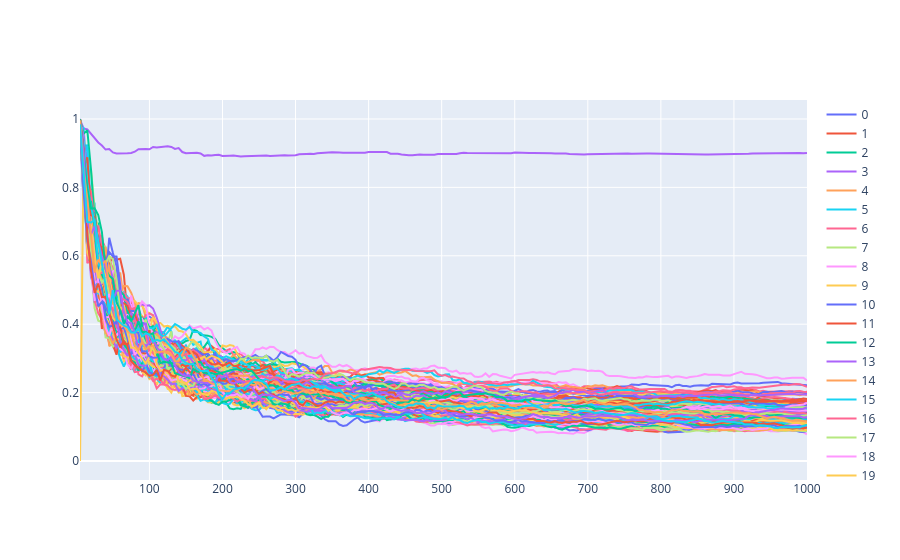

This figure's notebook cell:
### Code cell
def selection_function(value, guess):
    return lascar.hamming(lascar.tools.aes.sbox[value["input"][2] ^ guess])


trace = lascar.TraceBatchContainer(data["trace"], data)
engine = lascar.CpaEngine(
    name="cpa",
    selection_function=selection_function,
    guess_range=range(256),
)

session = lascar.Session(
    trace,
    engine=engine,
    output_method=EvolutionOutputMethod(engine),
    output_steps=range(0, len(data), 5),
    progressbar=False,
)
session.run(batch_size="auto")

### Figure 1 — Plotly figure (JSON) as saved in the notebook; plotly's stock layout.template omitted (floating-point values rounded to 4 significant figures; data arrays with more than 128 entries replaced by an {"elided": "..."} marker saying what was removed)
{"data": [{"name": "0", "type": "scatter", "x": {"elided": "200 int values"}, "y": {"elided": "200 float values"}}, {"name": "1", "type": "scatter", "x": {"elided": "200 int values"}, "y": {"elided": "200 float values"}}, {"name": "2", "type": "scatter", "x": {"elided": "200 int values"}, "y": {"elided": "200 float values"}}, {"name": "3", "type": "scatter", "x": {"elided": "200 int values"}, "y": {"elided": "200 float values"}}, {"name": "4", "type": "scatter", "x": {"elided": "200 int values"}, "y": {"elided": "200 float values"}}, {"name": "5", "type": "scatter", "x": {"elided": "200 int values"}, "y": {"elided": "200 float values"}}, {"name": "6", "type": "scatter", "x": {"elided": "200 int values"}, "y": {"elided": "200 float values"}}, {"name": "7", "type": "scatter", "x": {"elided": "200 int values"}, "y": {"elided": "200 float values"}}, {"name": "8", "type": "scatter", "x": {"elided": "200 int values"}, "y": {"elided": "200 float values"}}, {"name": "9", "type": "scatter", "x": {"elided": "200 int values"}, "y": {"elided": "200 float values"}}, {"name": "10", "type": "scatter", "x": {"elided": "200 int values"}, "y": {"elided": "200 float values"}}, {"name": "11", "type": "scatter", "x": {"elided": "200 int values"}, "y": {"elided": "200 float values"}}, {"name": "12", "type": "scatter", "x": {"elided": "200 int values"}, "y": {"elided": "200 float values"}}, {"name": "13", "type": "scatter", "x": {"elided": "200 int values"}, "y": {"elided": "200 float values"}}, {"name": "14", "type": "scatter", "x": {"elided": "200 int values"}, "y": {"elided": "200 float values"}}, {"name": "15", "type": "scatter", "x": {"elided": "200 int values"}, "y": {"elided": "200 float values"}}, {"name": "16", "type": "scatter", "x": {"elided": "200 int values"}, "y": {"elided": "200 float values"}}, {"name": "17", "type": "scatter", "x": {"elided": "200 int values"}, "y": {"elided": "200 float values"}}, {"name": "18", "type": "scatter", "x": {"elided": "200 int values"}, "y": {"elided": "200 float values"}}, {"name": "19", "type": "scatter", "x": {"elided": "200 int values"}, "y": {"elided": "200 float values"}}, {"name": "20", "type": "scatter", "x": {"elided": "200 int values"}, "y": {"elided": "200 float values"}}, {"name": "21", "type": "scatter", "x": {"elided": "200 int values"}, "y": {"elided": "200 float values"}}, {"name": "22", "type": "scatter", "x": {"elided": "200 int values"}, "y": {"elided": "200 float values"}}, {"name": "23", "type": "scatter", "x": {"elided": "200 int values"}, "y": {"elided": "200 float values"}}, {"name": "24", "type": "scatter", "x": {"elided": "200 int values"}, "y": {"elided": "200 float values"}}, {"name": "25", "type": "scatter", "x": {"elided": "200 int values"}, "y": {"elided": "200 float values"}}, {"name": "26", "type": "scatter", "x": {"elided": "200 int values"}, "y": {"elided": "200 float values"}}, {"name": "27", "type": "scatter", "x": {"elided": "200 int values"}, "y": {"elided": "200 float values"}}, {"name": "28", "type": "scatter", "x": {"elided": "200 int values"}, "y": {"elided": "200 float values"}}, {"name": "29", "type": "scatter", "x": {"elided": "200 int values"}, "y": {"elided": "200 float values"}}, {"name": "30", "type": "scatter", "x": {"elided": "200 int values"}, "y": {"elided": "200 float values"}}, {"name": "31", "type": "scatter", "x": {"elided": "200 int values"}, "y": {"elided": "200 float values"}}, {"name": "32", "type": "scatter", "x": {"elided": "200 int values"}, "y": {"elided": "200 float values"}}, {"name": "33", "type": "scatter", "x": {"elided": "200 int values"}, "y": {"elided": "200 float values"}}, {"name": "34", "type": "scatter", "x": {"elided": "200 int values"}, "y": {"elided": "200 float values"}}, {"name": "35", "type": "scatter", "x": {"elided": "200 int values"}, "y": {"elided": "200 float values"}}, {"name": "36", "type": "scatter", "x": {"elided": "200 int values"}, "y": {"elided": "200 float values"}}, {"name": "37", "type": "scatter", "x": {"elided": "200 int values"}, "y": {"elided": "200 float values"}}, {"name": "38", "type": "scatter", "x": {"elided": "200 int values"}, "y": {"elided": "200 float values"}}, {"name": "39", "type": "scatter", "x": {"elided": "200 int values"}, "y": {"elided": "200 float values"}}, {"name": "40", "type": "scatter", "x": {"elided": "200 int values"}, "y": {"elided": "200 float values"}}, {"name": "41", "type": "scatter", "x": {"elided": "200 int values"}, "y": {"elided": "200 float values"}}, {"name": "42", "type": "scatter", "x": {"elided": "200 int values"}, "y": {"elided": "200 float values"}}, {"name": "43", "type": "scatter", "x": {"elided": "200 int values"}, "y": {"elided": "200 float values"}}, {"name": "44", "type": "scatter", "x": {"elided": "200 int values"}, "y": {"elided": "200 float values"}}, {"name": "45", "type": "scatter", "x": {"elided": "200 int values"}, "y": {"elided": "200 float values"}}, {"name": "46", "type": "scatter", "x": {"elided": "200 int values"}, "y": {"elided": "200 float values"}}, {"name": "47", "type": "scatter", "x": {"elided": "200 int values"}, "y": {"elided": "200 float values"}}, {"name": "48", "type": "scatter", "x": {"elided": "200 int values"}, "y": {"elided": "200 float values"}}, {"name": "49", "type": "scatter", "x": {"elided": "200 int values"}, "y": {"elided": "200 float values"}}, {"name": "50", "type": "scatter", "x": {"elided": "200 int values"}, "y": {"elided": "200 float values"}}, {"name": "51", "type": "scatter", "x": {"elided": "200 int values"}, "y": {"elided": "200 float values"}}, {"name": "52", "type": "scatter", "x": {"elided": "200 int values"}, "y": {"elided": "200 float values"}}, {"name": "53", "type": "scatter", "x": {"elided": "200 int values"}, "y": {"elided": "200 float values"}}, {"name": "54", "type": "scatter", "x": {"elided": "200 int values"}, "y": {"elided": "200 float values"}}, {"name": "55", "type": "scatter", "x": {"elided": "200 int values"}, "y": {"elided": "200 float values"}}, {"name": "56", "type": "scatter", "x": {"elided": "200 int values"}, "y": {"elided": "200 float values"}}, {"name": "57", "type": "scatter", "x": {"elided": "200 int values"}, "y": {"elided": "200 float values"}}, {"name": "58", "type": "scatter", "x": {"elided": "200 int values"}, "y": {"elided": "200 float values"}}, {"name": "59", "type": "scatter", "x": {"elided": "200 int values"}, "y": {"elided": "200 float values"}}, {"name": "60", "type": "scatter", "x": {"elided": "200 int values"}, "y": {"elided": "200 float values"}}, {"name": "61", "type": "scatter", "x": {"elided": "200 int values"}, "y": {"elided": "200 float values"}}, {"name": "62", "type": "scatter", "x": {"elided": "200 int values"}, "y": {"elided": "200 float values"}}, {"name": "63", "type": "scatter", "x": {"elided": "200 int values"}, "y": {"elided": "200 float values"}}, {"name": "64", "type": "scatter", "x": {"elided": "200 int values"}, "y": {"elided": "200 float values"}}, {"name": "65", "type": "scatter", "x": {"elided": "200 int values"}, "y": {"elided": "200 float values"}}, {"name": "66", "type": "scatter", "x": {"elided": "200 int values"}, "y": {"elided": "200 float values"}}, {"name": "67", "type": "scatter", "x": {"elided": "200 int values"}, "y": {"elided": "200 float values"}}, {"name": "68", "type": "scatter", "x": {"elided": "200 int values"}, "y": {"elided": "200 float values"}}, {"name": "69", "type": "scatter", "x": {"elided": "200 int values"}, "y": {"elided": "200 float values"}}, {"name": "70", "type": "scatter", "x": {"elided": "200 int values"}, "y": {"elided": "200 float values"}}, {"name": "71", "type": "scatter", "x": {"elided": "200 int values"}, "y": {"elided": "200 float values"}}, {"name": "72", "type": "scatter", "x": {"elided": "200 int values"}, "y": {"elided": "200 float values"}}, {"name": "73", "type": "scatter", "x": {"elided": "200 int values"}, "y": {"elided": "200 float values"}}, {"name": "74", "type": "scatter", "x": {"elided": "200 int values"}, "y": {"elided": "200 float values"}}, {"name": "75", "type": "scatter", "x": {"elided": "200 int values"}, "y": {"elided": "200 float values"}}, {"name": "76", "type": "scatter", "x": {"elided": "200 int values"}, "y": {"elided": "200 float values"}}, {"name": "77", "type": "scatter", "x": {"elided": "200 int values"}, "y": {"elided": "200 float values"}}, {"name": "78", "type": "scatter", "x": {"elided": "200 int values"}, "y": {"elided": "200 float values"}}, {"name": "79", "type": "scatter", "x": {"elided": "200 int values"}, "y": {"elided": "200 float values"}}, {"name": "80", "type": "scatter", "x": {"elided": "200 int values"}, "y": {"elided": "200 float values"}}, {"name": "81", "type": "scatter", "x": {"elided": "200 int values"}, "y": {"elided": "200 float values"}}, {"name": "82", "type": "scatter", "x": {"elided": "200 int values"}, "y": {"elided": "200 float values"}}, {"name": "83", "type": "scatter", "x": {"elided": "200 int values"}, "y": {"elided": "200 float values"}}, {"name": "84", "type": "scatter", "x": {"elided": "200 int values"}, "y": {"elided": "200 float values"}}, {"name": "85", "type": "scatter", "x": {"elided": "200 int values"}, "y": {"elided": "200 float values"}}, {"name": "86", "type": "scatter", "x": {"elided": "200 int values"}, "y": {"elided": "200 float values"}}, {"name": "87", "type": "scatter", "x": {"elided": "200 int values"}, "y": {"elided": "200 float values"}}, {"name": "88", "type": "scatter", "x": {"elided": "200 int values"}, "y": {"elided": "200 float values"}}, {"name": "89", "type": "scatter", "x": {"elided": "200 int values"}, "y": {"elided": "200 float values"}}, {"name": "90", "type": "scatter", "x": {"elided": "200 int values"}, "y": {"elided": "200 float values"}}, {"name": "91", "type": "scatter", "x": {"elided": "200 int values"}, "y": {"elided": "200 float values"}}, {"name": "92", "type": "scatter", "x": {"elided": "200 int values"}, "y": {"elided": "200 float values"}}, {"name": "93", "type": "scatter", "x": {"elided": "200 int values"}, "y": {"elided": "200 float values"}}, {"name": "94", "type": "scatter", "x": {"elided": "200 int values"}, "y": {"elided": "200 float values"}}, {"name": "95", "type": "scatter", "x": {"elided": "200 int values"}, "y": {"elided": "200 float values"}}, {"name": "96", "type": "scatter", "x": {"elided": "200 int values"}, "y": {"elided": "200 float values"}}, {"name": "97", "type": "scatter", "x": {"elided": "200 int values"}, "y": {"elided": "200 float values"}}, {"name": "98", "type": "scatter", "x": {"elided": "200 int values"}, "y": {"elided": "200 float values"}}, {"name": "99", "type": "scatter", "x": {"elided": "200 int values"}, "y": {"elided": "200 float values"}}, {"name": "100", "type": "scatter", "x": {"elided": "200 int values"}, "y": {"elided": "200 float values"}}, {"name": "101", "type": "scatter", "x": {"elided": "200 int values"}, "y": {"elided": "200 float values"}}, {"name": "102", "type": "scatter", "x": {"elided": "200 int values"}, "y": {"elided": "200 float values"}}, {"name": "103", "type": "scatter", "x": {"elided": "200 int values"}, "y": {"elided": "200 float values"}}, {"name": "104", "type": "scatter", "x": {"elided": "200 int values"}, "y": {"elided": "200 float values"}}, {"name": "105", "type": "scatter", "x": {"elided": "200 int values"}, "y": {"elided": "200 float values"}}, {"name": "106", "type": "scatter", "x": {"elided": "200 int values"}, "y": {"elided": "200 float values"}}, {"name": "107", "type": "scatter", "x": {"elided": "200 int values"}, "y": {"elided": "200 float values"}}, {"name": "108", "type": "scatter", "x": {"elided": "200 int values"}, "y": {"elided": "200 float values"}}, {"name": "109", "type": "scatter", "x": {"elided": "200 int values"}, "y": {"elided": "200 float values"}}, {"name": "110", "type": "scatter", "x": {"elided": "200 int values"}, "y": {"elided": "200 float values"}}, {"name": "111", "type": "scatter", "x": {"elided": "200 int values"}, "y": {"elided": "200 float values"}}, {"name": "112", "type": "scatter", "x": {"elided": "200 int values"}, "y": {"elided": "200 float values"}}, {"name": "113", "type": "scatter", "x": {"elided": "200 int values"}, "y": {"elided": "200 float values"}}, {"name": "114", "type": "scatter", "x": {"elided": "200 int values"}, "y": {"elided": "200 float values"}}, {"name": "115", "type": "scatter", "x": {"elided": "200 int values"}, "y": {"elided": "200 float values"}}, {"name": "116", "type": "scatter", "x": {"elided": "200 int values"}, "y": {"elided": "200 float values"}}, {"name": "117", "type": "scatter", "x": {"elided": "200 int values"}, "y": {"elided": "200 float values"}}, {"name": "118", "type": "scatter", "x": {"elided": "200 int values"}, "y": {"elided": "200 float values"}}, {"name": "119", "type": "scatter", "x": {"elided": "200 int values"}, "y": {"elided": "200 float values"}}, {"name": "120", "type": "scatter", "x": {"elided": "200 int values"}, "y": {"elided": "200 float values"}}, {"name": "121", "type": "scatter", "x": {"elided": "200 int values"}, "y": {"elided": "200 float values"}}, {"name": "122", "type": "scatter", "x": {"elided": "200 int values"}, "y": {"elided": "200 float values"}}, {"name": "123", "type": "scatter", "x": {"elided": "200 int values"}, "y": {"elided": "200 float values"}}, {"name": "124", "type": "scatter", "x": {"elided": "200 int values"}, "y": {"elided": "200 float values"}}, {"name": "125", "type": "scatter", "x": {"elided": "200 int values"}, "y": {"elided": "200 float values"}}, {"name": "126", "type": "scatter", "x": {"elided": "200 int values"}, "y": {"elided": "200 float values"}}, {"name": "127", "type": "scatter", "x": {"elided": "200 int values"}, "y": {"elided": "200 float values"}}, {"name": "128", "type": "scatter", "x": {"elided": "200 int values"}, "y": {"elided": "200 float values"}}, {"name": "129", "type": "scatter", "x": {"elided": "200 int values"}, "y": {"elided": "200 float values"}}, {"name": "130", "type": "scatter", "x": {"elided": "200 int values"}, "y": {"elided": "200 float values"}}, {"name": "131", "type": "scatter", "x": {"elided": "200 int values"}, "y": {"elided": "200 float values"}}, {"name": "132", "type": "scatter", "x": {"elided": "200 int values"}, "y": {"elided": "200 float values"}}, {"name": "133", "type": "scatter", "x": {"elided": "200 int values"}, "y": {"elided": "200 float values"}}, {"name": "134", "type": "scatter", "x": {"elided": "200 int values"}, "y": {"elided": "200 float values"}}, {"name": "135", "type": "scatter", "x": {"elided": "200 int values"}, "y": {"elided": "200 float values"}}, {"name": "136", "type": "scatter", "x": {"elided": "200 int values"}, "y": {"elided": "200 float values"}}, {"name": "137", "type": "scatter", "x": {"elided": "200 int values"}, "y": {"elided": "200 float values"}}, {"name": "138", "type": "scatter", "x": {"elided": "200 int values"}, "y": {"elided": "200 float values"}}, {"name": "139", "type": "scatter", "x": {"elided": "200 int values"}, "y": {"elided": "200 float values"}}, {"name": "140", "type": "scatter", "x": {"elided": "200 int values"}, "y": {"elided": "200 float values"}}, {"name": "141", "type": "scatter", "x": {"elided": "200 int values"}, "y": {"elided": "200 float values"}}, {"name": "142", "type": "scatter", "x": {"elided": "200 int values"}, "y": {"elided": "200 float values"}}, {"name": "143", "type": "scatter", "x": {"elided": "200 int values"}, "y": {"elided": "200 float values"}}, {"name": "144", "type": "scatter", "x": {"elided": "200 int values"}, "y": {"elided": "200 float values"}}, {"name": "145", "type": "scatter", "x": {"elided": "200 int values"}, "y": {"elided": "200 float values"}}, {"name": "146", "type": "scatter", "x": {"elided": "200 int values"}, "y": {"elided": "200 float values"}}, {"name": "147", "type": "scatter", "x": {"elided": "200 int values"}, "y": {"elided": "200 float values"}}, {"name": "148", "type": "scatter", "x": {"elided": "200 int values"}, "y": {"elided": "200 float values"}}, {"name": "149", "type": "scatter", "x": {"elided": "200 int values"}, "y": {"elided": "200 float values"}}, {"name": "150", "type": "scatter", "x": {"elided": "200 int values"}, "y": {"elided": "200 float values"}}, {"name": "151", "type": "scatter", "x": {"elided": "200 int values"}, "y": {"elided": "200 float values"}}, {"name": "152", "type": "scatter", "x": {"elided": "200 int values"}, "y": {"elided": "200 float values"}}, {"name": "153", "type": "scatter", "x": {"elided": "200 int values"}, "y": {"elided": "200 float values"}}, {"name": "154", "type": "scatter", "x": {"elided": "200 int values"}, "y": {"elided": "200 float values"}}, {"name": "155", "type": "scatter", "x": {"elided": "200 int values"}, "y": {"elided": "200 float values"}}, {"name": "156", "type": "scatter", "x": {"elided": "200 int values"}, "y": {"elided": "200 float values"}}, {"name": "157", "type": "scatter", "x": {"elided": "200 int values"}, "y": {"elided": "200 float values"}}, {"name": "158", "type": "scatter", "x": {"elided": "200 int values"}, "y": {"elided": "200 float values"}}, {"name": "159", "type": "scatter", "x": {"elided": "200 int values"}, "y": {"elided": "200 float values"}}, {"name": "160", "type": "scatter", "x": {"elided": "200 int values"}, "y": {"elided": "200 float values"}}, {"name": "161", "type": "scatter", "x": {"elided": "200 int values"}, "y": {"elided": "200 float values"}}, {"name": "162", "type": "scatter", "x": {"elided": "200 int values"}, "y": {"elided": "200 float values"}}, {"name": "163", "type": "scatter", "x": {"elided": "200 int values"}, "y": {"elided": "200 float values"}}, {"name": "164", "type": "scatter", "x": {"elided": "200 int values"}, "y": {"elided": "200 float values"}}, {"name": "165", "type": "scatter", "x": {"elided": "200 int values"}, "y": {"elided": "200 float values"}}, {"name": "166", "type": "scatter", "x": {"elided": "200 int values"}, "y": {"elided": "200 float values"}}, {"name": "167", "type": "scatter", "x": {"elided": "200 int values"}, "y": {"elided": "200 float values"}}, {"name": "168", "type": "scatter", "x": {"elided": "200 int values"}, "y": {"elided": "200 float values"}}, {"name": "169", "type": "scatter", "x": {"elided": "200 int values"}, "y": {"elided": "200 float values"}}, {"name": "170", "type": "scatter", "x": {"elided": "200 int values"}, "y": {"elided": "200 float values"}}, {"name": "171", "type": "scatter", "x": {"elided": "200 int values"}, "y": {"elided": "200 float values"}}, {"name": "172", "type": "scatter", "x": {"elided": "200 int values"}, "y": {"elided": "200 float values"}}, {"name": "173", "type": "scatter", "x": {"elided": "200 int values"}, "y": {"elided": "200 float values"}}, {"name": "174", "type": "scatter", "x": {"elided": "200 int values"}, "y": {"elided": "200 float values"}}, {"name": "175", "type": "scatter", "x": {"elided": "200 int values"}, "y": {"elided": "200 float values"}}, {"name": "176", "type": "scatter", "x": {"elided": "200 int values"}, "y": {"elided": "200 float values"}}, {"name": "177", "type": "scatter", "x": {"elided": "200 int values"}, "y": {"elided": "200 float values"}}, {"name": "178", "type": "scatter", "x": {"elided": "200 int values"}, "y": {"elided": "200 float values"}}, {"name": "179", "type": "scatter", "x": {"elided": "200 int values"}, "y": {"elided": "200 float values"}}, {"name": "180", "type": "scatter", "x": {"elided": "200 int values"}, "y": {"elided": "200 float values"}}, {"name": "181", "type": "scatter", "x": {"elided": "200 int values"}, "y": {"elided": "200 float values"}}, {"name": "182", "type": "scatter", "x": {"elided": "200 int values"}, "y": {"elided": "200 float values"}}, {"name": "183", "type": "scatter", "x": {"elided": "200 int values"}, "y": {"elided": "200 float values"}}, {"name": "184", "type": "scatter", "x": {"elided": "200 int values"}, "y": {"elided": "200 float values"}}, {"name": "185", "type": "scatter", "x": {"elided": "200 int values"}, "y": {"elided": "200 float values"}}, {"name": "186", "type": "scatter", "x": {"elided": "200 int values"}, "y": {"elided": "200 float values"}}, {"name": "187", "type": "scatter", "x": {"elided": "200 int values"}, "y": {"elided": "200 float values"}}, {"name": "188", "type": "scatter", "x": {"elided": "200 int values"}, "y": {"elided": "200 float values"}}, {"name": "189", "type": "scatter", "x": {"elided": "200 int values"}, "y": {"elided": "200 float values"}}, {"name": "190", "type": "scatter", "x": {"elided": "200 int values"}, "y": {"elided": "200 float values"}}, {"name": "191", "type": "scatter", "x": {"elided": "200 int values"}, "y": {"elided": "200 float values"}}, {"name": "192", "type": "scatter", "x": {"elided": "200 int values"}, "y": {"elided": "200 float values"}}, {"name": "193", "type": "scatter", "x": {"elided": "200 int values"}, "y": {"elided": "200 float values"}}, {"name": "194", "type": "scatter", "x": {"elided": "200 int values"}, "y": {"elided": "200 float values"}}, {"name": "195", "type": "scatter", "x": {"elided": "200 int values"}, "y": {"elided": "200 float values"}}, {"name": "196", "type": "scatter", "x": {"elided": "200 int values"}, "y": {"elided": "200 float values"}}, {"name": "197", "type": "scatter", "x": {"elided": "200 int values"}, "y": {"elided": "200 float values"}}, {"name": "198", "type": "scatter", "x": {"elided": "200 int values"}, "y": {"elided": "200 float values"}}, {"name": "199", "type": "scatter", "x": {"elided": "200 int values"}, "y": {"elided": "200 float values"}}, {"name": "200", "type": "scatter", "x": {"elided": "200 int values"}, "y": {"elided": "200 float values"}}, {"name": "201", "type": "scatter", "x": {"elided": "200 int values"}, "y": {"elided": "200 float values"}}, {"name": "202", "type": "scatter", "x": {"elided": "200 int values"}, "y": {"elided": "200 float values"}}, {"name": "203", "type": "scatter", "x": {"elided": "200 int values"}, "y": {"elided": "200 float values"}}, {"name": "204", "type": "scatter", "x": {"elided": "200 int values"}, "y": {"elided": "200 float values"}}, {"name": "205", "type": "scatter", "x": {"elided": "200 int values"}, "y": {"elided": "200 float values"}}, {"name": "206", "type": "scatter", "x": {"elided": "200 int values"}, "y": {"elided": "200 float values"}}, {"name": "207", "type": "scatter", "x": {"elided": "200 int values"}, "y": {"elided": "200 float values"}}, {"name": "208", "type": "scatter", "x": {"elided": "200 int values"}, "y": {"elided": "200 float values"}}, {"name": "209", "type": "scatter", "x": {"elided": "200 int values"}, "y": {"elided": "200 float values"}}, {"name": "210", "type": "scatter", "x": {"elided": "200 int values"}, "y": {"elided": "200 float values"}}, {"name": "211", "type": "scatter", "x": {"elided": "200 int values"}, "y": {"elided": "200 float values"}}, {"name": "212", "type": "scatter", "x": {"elided": "200 int values"}, "y": {"elided": "200 float values"}}, {"name": "213", "type": "scatter", "x": {"elided": "200 int values"}, "y": {"elided": "200 float values"}}, {"name": "214", "type": "scatter", "x": {"elided": "200 int values"}, "y": {"elided": "200 float values"}}, {"name": "215", "type": "scatter", "x": {"elided": "200 int values"}, "y": {"elided": "200 float values"}}, {"name": "216", "type": "scatter", "x": {"elided": "200 int values"}, "y": {"elided": "200 float values"}}, {"name": "217", "type": "scatter", "x": {"elided": "200 int values"}, "y": {"elided": "200 float values"}}, {"name": "218", "type": "scatter", "x": {"elided": "200 int values"}, "y": {"elided": "200 float values"}}, {"name": "219", "type": "scatter", "x": {"elided": "200 int values"}, "y": {"elided": "200 float values"}}, {"name": "220", "type": "scatter", "x": {"elided": "200 int values"}, "y": {"elided": "200 float values"}}, {"name": "221", "type": "scatter", "x": {"elided": "200 int values"}, "y": {"elided": "200 float values"}}, {"name": "222", "type": "scatter", "x": {"elided": "200 int values"}, "y": {"elided": "200 float values"}}, {"name": "223", "type": "scatter", "x": {"elided": "200 int values"}, "y": {"elided": "200 float values"}}, {"name": "224", "type": "scatter", "x": {"elided": "200 int values"}, "y": {"elided": "200 float values"}}, {"name": "225", "type": "scatter", "x": {"elided": "200 int values"}, "y": {"elided": "200 float values"}}, {"name": "226", "type": "scatter", "x": {"elided": "200 int values"}, "y": {"elided": "200 float values"}}, {"name": "227", "type": "scatter", "x": {"elided": "200 int values"}, "y": {"elided": "200 float values"}}, {"name": "228", "type": "scatter", "x": {"elided": "200 int values"}, "y": {"elided": "200 float values"}}, {"name": "229", "type": "scatter", "x": {"elided": "200 int values"}, "y": {"elided": "200 float values"}}, {"name": "230", "type": "scatter", "x": {"elided": "200 int values"}, "y": {"elided": "200 float values"}}, {"name": "231", "type": "scatter", "x": {"elided": "200 int values"}, "y": {"elided": "200 float values"}}, {"name": "232", "type": "scatter", "x": {"elided": "200 int values"}, "y": {"elided": "200 float values"}}, {"name": "233", "type": "scatter", "x": {"elided": "200 int values"}, "y": {"elided": "200 float values"}}, {"name": "234", "type": "scatter", "x": {"elided": "200 int values"}, "y": {"elided": "200 float values"}}, {"name": "235", "type": "scatter", "x": {"elided": "200 int values"}, "y": {"elided": "200 float values"}}, {"name": "236", "type": "scatter", "x": {"elided": "200 int values"}, "y": {"elided": "200 float values"}}, {"name": "237", "type": "scatter", "x": {"elided": "200 int values"}, "y": {"elided": "200 float values"}}, {"name": "238", "type": "scatter", "x": {"elided": "200 int values"}, "y": {"elided": "200 float values"}}, {"name": "239", "type": "scatter", "x": {"elided": "200 int values"}, "y": {"elided": "200 float values"}}, {"name": "240", "type": "scatter", "x": {"elided": "200 int values"}, "y": {"elided": "200 float values"}}, {"name": "241", "type": "scatter", "x": {"elided": "200 int values"}, "y": {"elided": "200 float values"}}, {"name": "242", "type": "scatter", "x": {"elided": "200 int values"}, "y": {"elided": "200 float values"}}, {"name": "243", "type": "scatter", "x": {"elided": "200 int values"}, "y": {"elided": "200 float values"}}, {"name": "244", "type": "scatter", "x": {"elided": "200 int values"}, "y": {"elided": "200 float values"}}, {"name": "245", "type": "scatter", "x": {"elided": "200 int values"}, "y": {"elided": "200 float values"}}, {"name": "246", "type": "scatter", "x": {"elided": "200 int values"}, "y": {"elided": "200 float values"}}, {"name": "247", "type": "scatter", "x": {"elided": "200 int values"}, "y": {"elided": "200 float values"}}, {"name": "248", "type": "scatter", "x": {"elided": "200 int values"}, "y": {"elided": "200 float values"}}, {"name": "249", "type": "scatter", "x": {"elided": "200 int values"}, "y": {"elided": "200 float values"}}, {"name": "250", "type": "scatter", "x": {"elided": "200 int values"}, "y": {"elided": "200 float values"}}, {"name": "251", "type": "scatter", "x": {"elided": "200 int values"}, "y": {"elided": "200 float values"}}, {"name": "252", "type": "scatter", "x": {"elided": "200 int values"}, "y": {"elided": "200 float values"}}, {"name": "253", "type": "scatter", "x": {"elided": "200 int values"}, "y": {"elided": "200 float values"}}, {"name": "254", "type": "scatter", "x": {"elided": "200 int values"}, "y": {"elided": "200 float values"}}, {"name": "255", "type": "scatter", "x": {"elided": "200 int values"}, "y": {"elided": "200 float values"}}], "layout": {}}
